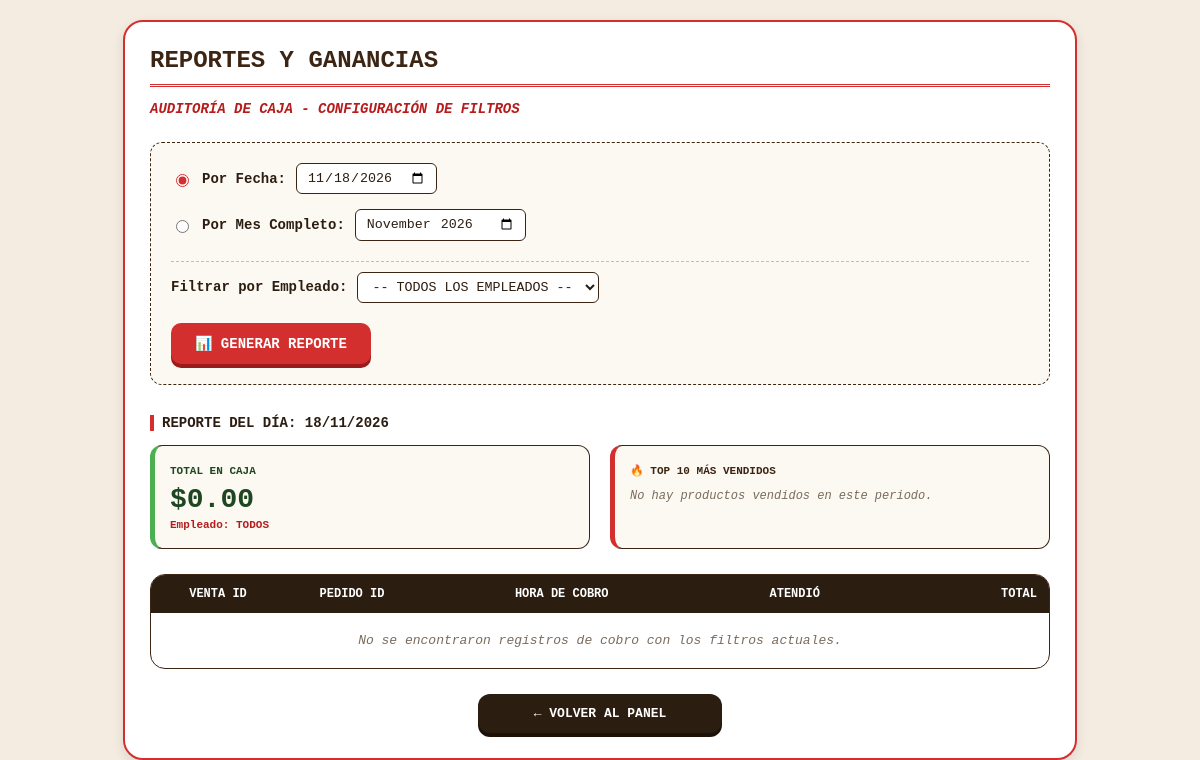
The page /reporte_ventas.php (signed in) on the database as committed earlier.
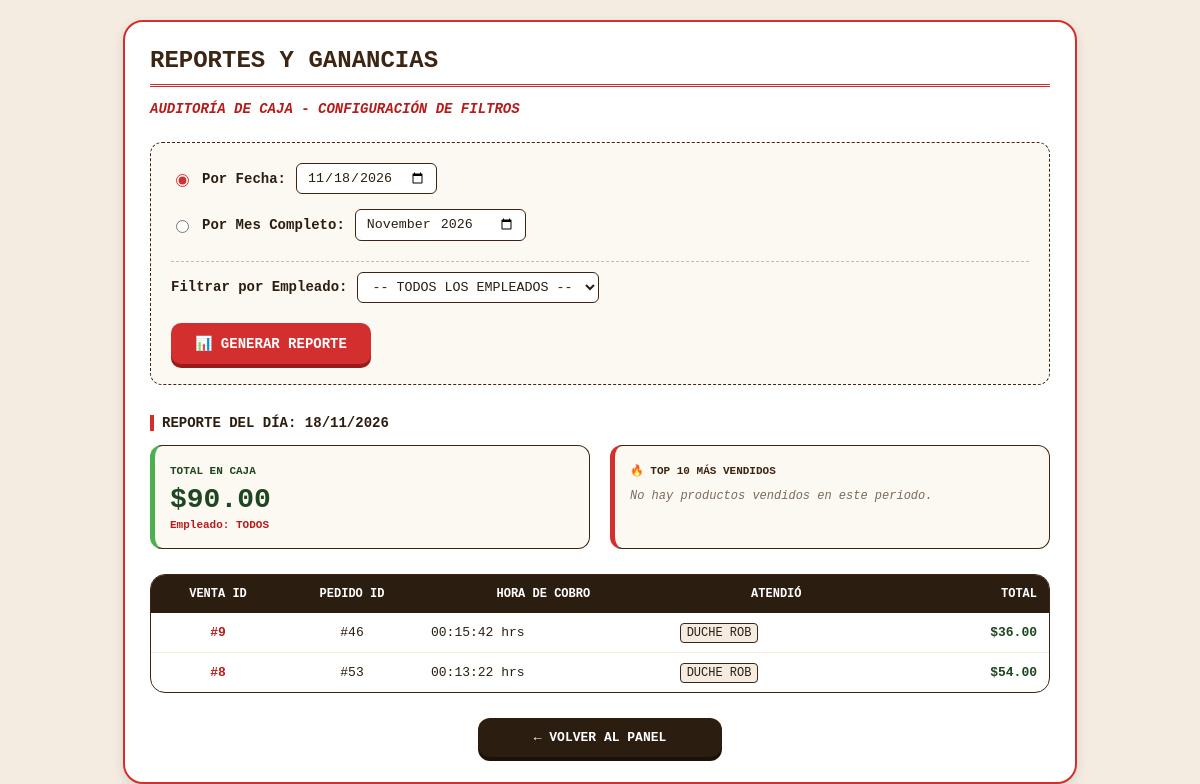
The same page on the database as committed later.
### tables this page shows
CREATE TABLE `historial_ventas` (
  `id_venta` int(11) NOT NULL,
  `id_pedido` int(11) NOT NULL,
  `total` decimal(10,2) NOT NULL,
  `cobrado_por` varchar(100) NOT NULL,
  `fecha_hora_cobro` datetime NOT NULL,
  `estado` enum('COBRADO','CANCELADO') NOT NULL DEFAULT 'COBRADO',
  `productos_vendidos` text NOT NULL
);

### reporte_ventas.php (the view, shortened to what the changed rows need)
<?php
$servidor   = "localhost";
$usuario_db = "root";
$pass_db    = "";
$base_datos = "taqueria_novillero";
$conexion = new mysqli($servidor, $usuario_db, $pass_db, $base_datos);
$filtro_tipo = isset($_POST['filtro_tipo']) ? $_POST['filtro_tipo'] : 'dia';
$fecha_busqueda = isset($_POST['fecha_busqueda']) ? $_POST['fecha_busqueda'] : date('Y-m-d');
$mes_busqueda = isset($_POST['mes_busqueda']) ? $_POST['mes_busqueda'] : date('Y-m');
$empleado_filtro = isset($_POST['empleado_filtro']) ? $_POST['empleado_filtro'] : 'todos';
$condicion_fecha_ventas = ($filtro_tipo == 'dia') ? "DATE(fecha_hora_cobro) = '$fecha_busqueda'" : "DATE_FORMAT(fecha_hora_cobro, '%Y-%m') = '$mes_busqueda'";
$condicion_empleado = ($empleado_filtro !== 'todos') ? " AND cobrado_por = '" . $conexion->real_escape_string($empleado_filtro) . "'" : "";
$sql = "SELECT id_venta, id_pedido, total, cobrado_por, fecha_hora_cobro
        FROM historial_ventas
        WHERE $condicion_fecha_ventas $condicion_empleado
        ORDER BY fecha_hora_cobro DESC";
$resultado = $conexion->query($sql);
$ganancias_totales = 0;
$ventas = [];
if ($resultado && $resultado->num_rows > 0) {
    while ($fila = $resultado->fetch_assoc()) {
        $ganancias_totales += $fila['total'];
        $ventas[] = $fila;
    }
}
?>
<!DOCTYPE html>
<html lang="es">
<head>
</head>
<body>
<div class="container">
    <h2>Reportes y Ganancias</h2>
    <div class="dashboard-row">
        <div class="box-info" style="border-left: 5px solid #4caf50;">
            <span style="font-size: 11px; font-weight: bold; color: #1e4620;">TOTAL EN CAJA</span>
            <span class="ganancias-val">$<?php echo number_format($ganancias_totales, 2); ?></span>
            <span style="font-size: 11px; color: #b71c1c; font-weight: bold;">
                Empleado: <?php echo strtoupper(htmlspecialchars($empleado_filtro)); ?>
            </span>
        </div>
    </div>
    <table>
        <thead>
            <tr>
                <th style="text-align: center; width: 110px;">Venta ID</th>
                <th style="text-align: center; width: 110px;">Pedido ID</th>
                <th>Hora de Cobro</th>
                <th>Atendió</th>
                <th style="text-align: right; width: 140px;">Total</th>
            </tr>
        </thead>
        <tbody>
            <?php if(!empty($ventas)): ?>
                <?php foreach ($ventas as $v): ?>
                    <tr>
                        <td style="text-align: center; font-weight: bold; color: #b71c1c;">#<?php echo $v['id_venta']; ?></td>
                        <td style="text-align: center;">#<?php echo $v['id_pedido']; ?></td>
                        <td><?php echo date('H:i:s', strtotime($v['fecha_hora_cobro'])); ?> hrs</td>
                        <td><span style="background: #f4ece1; padding: 2px 6px; border-radius: 4px; font-size: 12px; border: 1px solid #3d2514;"><?php echo strtoupper(htmlspecialchars($v['cobrado_por'])); ?></span></td>
                        <td style="text-align: right; font-weight: bold; color: #1e4620;">$<?php echo number_format($v['total'], 2); ?></td>
                    </tr>
                <?php endforeach; ?>
            <?php else: ?>
                <tr>
                    <td colspan="5" style="text-align: center; font-style: italic; padding: 20px; color: #7a6b5c;">
                        No se encontraron registros de cobro con los filtros actuales.
                    </td>
                </tr>
            <?php endif; ?>
        </tbody>
    </table>
</div>
</body>
</html>

Rows that differ between the two databases and show on the page:
added historial_ventas: id_venta "9", id_pedido "46", fecha_hora_cobro "00:15:42", cobrado_por "DUCHE ROB", total "36.00"
added historial_ventas: id_venta "8", id_pedido "53", fecha_hora_cobro "00:13:22", cobrado_por "DUCHE ROB", total "54.00"
Other text that changed with them:
$ganancias_totales: "0.00" → "90.00"
text no longer shown: "No se encontraron registros de cobro con los filtros actuales."
